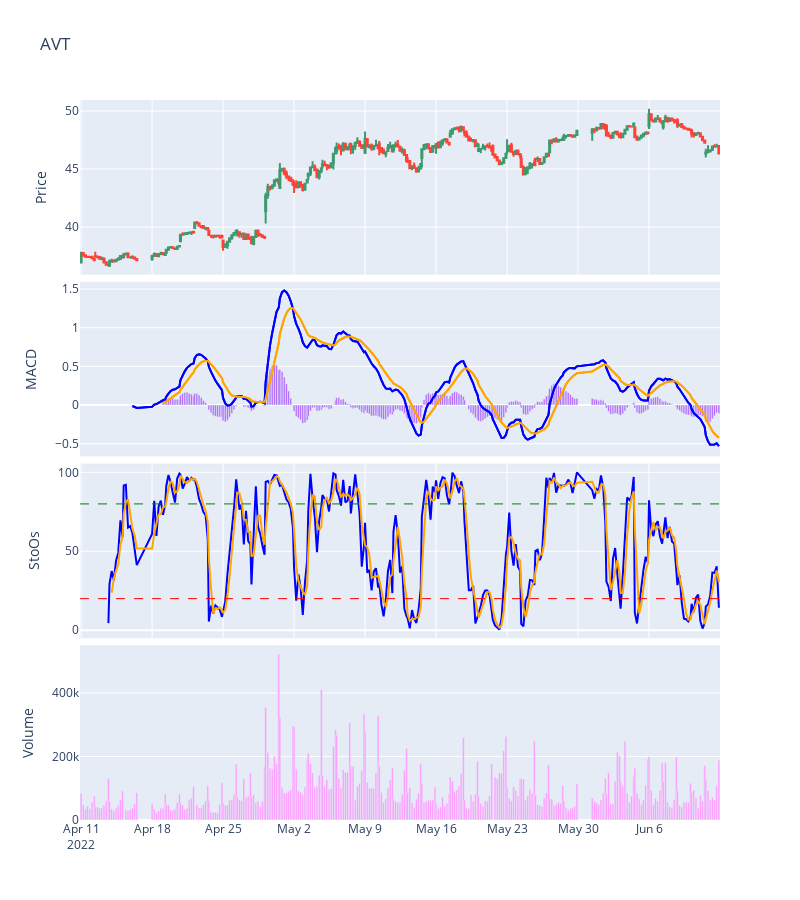

The cell this chart's notebook holds for it:
### Code cell
# If we plot AVT we can see a resistance line at around 140 on multiple dates
# The volumes spike leading into uptrends
# plot_macd_stoch("AVT", "2mo", "1h")

plot_macd_stoch_using_plotly("AVT", "2mo", "1h")

# A Stochastic Oscillator is also plotted because it 
# gives us a signal of an upcoming trend reversal
# Values range from 0 to 100 and values over 80 are considered to be
# overbought while those under 20 are considered oversold
# This isn't a simple buy or sell plot however and it is common for stocks
# to stay overbought or sold over long periods
# This isn't a chart you use on its own, but instead to backup other charts
# You use it normally when an investment is either in a down or up trend.
# This means the stock is bouncing up and down, but consistently reaching higher highs
# or lower lows. When in one of these trends it is common for it to remain in
# overbought or sold trends for a long time.

# Don't buy based on this chart during downtrends and don't sell during uptrends!

### Figure 1 — Plotly figure (JSON) as saved in the notebook; plotly's stock layout.template omitted (floating-point values rounded to 4 significant figures; data arrays with more than 128 entries replaced by an {"elided": "..."} marker saying what was removed)
{"data": [{"close": {"elided": "302 float values"}, "high": {"elided": "302 float values"}, "low": {"elided": "302 float values"}, "open": {"elided": "302 float values"}, "type": "candlestick", "x": {"elided": "302 str values"}, "xaxis": "x", "yaxis": "y"}, {"line": {"color": "blue", "width": 2}, "type": "scatter", "x": {"elided": "302 str values"}, "xaxis": "x2", "y": {"elided": "302 float values"}, "yaxis": "y2"}, {"line": {"color": "orange", "width": 2}, "type": "scatter", "x": {"elided": "302 str values"}, "xaxis": "x2", "y": {"elided": "302 float values"}, "yaxis": "y2"}, {"type": "bar", "x": {"elided": "302 str values"}, "xaxis": "x2", "y": {"elided": "302 float values"}, "yaxis": "y2"}, {"line": {"color": "blue", "width": 2}, "type": "scatter", "x": {"elided": "302 str values"}, "xaxis": "x2", "y": {"elided": "302 float values"}, "yaxis": "y2"}, {"line": {"color": "orange", "width": 2}, "type": "scatter", "x": {"elided": "302 str values"}, "xaxis": "x2", "y": {"elided": "302 float values"}, "yaxis": "y2"}, {"line": {"color": "blue", "width": 2}, "type": "scatter", "x": {"elided": "302 str values"}, "xaxis": "x3", "y": {"elided": "302 float values"}, "yaxis": "y3"}, {"line": {"color": "orange", "width": 2}, "type": "scatter", "x": {"elided": "302 str values"}, "xaxis": "x3", "y": {"elided": "302 float values"}, "yaxis": "y3"}, {"type": "bar", "x": {"elided": "302 str values"}, "xaxis": "x4", "y": {"elided": "302 int values"}, "yaxis": "y4"}], "layout": {"height": 900, "shapes": [{"line": {"color": "red", "dash": "dash", "width": 1}, "type": "line", "x0": 0, "x1": 1, "xref": "x3 domain", "y0": 20, "y1": 20, "yref": "y3"}, {"line": {"color": "green", "dash": "dash", "width": 1}, "type": "line", "x0": 0, "x1": 1, "xref": "x3 domain", "y0": 80, "y1": 80, "yref": "y3"}], "showlegend": false, "title": {"text": "AVT"}, "width": 800, "xaxis": {"anchor": "y", "domain": [0, 1], "matches": "x4", "rangebreaks": [{"bounds": ["sat", "mon"]}, {"bounds": [16, 9.5], "pattern": "hour"}], "rangeslider": {"visible": false}, "showticklabels": false}, "xaxis2": {"anchor": "y2", "domain": [0, 1], "matches": "x4", "showticklabels": false}, "xaxis3": {"anchor": "y3", "domain": [0, 1], "matches": "x4", "showticklabels": false}, "xaxis4": {"anchor": "y4", "domain": [0, 1]}, "yaxis": {"anchor": "x", "domain": [0.7575, 1], "title": {"text": "Price"}}, "yaxis2": {"anchor": "x2", "domain": [0.505, 0.7475], "title": {"text": "MACD"}}, "yaxis3": {"anchor": "x3", "domain": [0.2525, 0.495], "title": {"text": "StoOs"}}, "yaxis4": {"anchor": "x4", "domain": [0, 0.2425], "title": {"text": "Volume"}}}}
